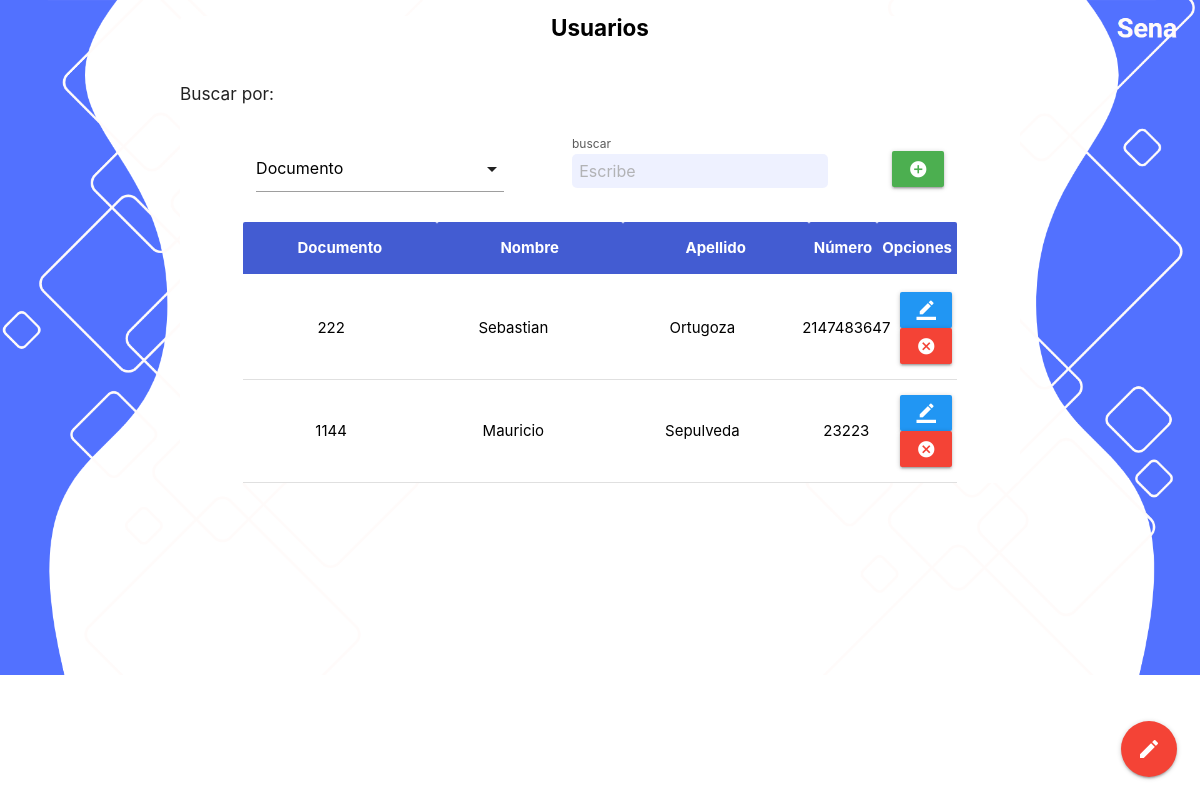
The page /WALLIE_V1.0/Usuarios/View/listarUsuario.php on the database its author committed.
### tables this page shows
CREATE TABLE `usuario` (
  `Usu_Id` int(11) NOT NULL,
  `Usu_Nombre` varchar(15) DEFAULT NULL,
  `Usu_Apellido` varchar(255) DEFAULT NULL,
  `Usu_Correo` varchar(60) DEFAULT NULL,
  `Usu_Telefono` int(11) DEFAULT NULL,
  `Usu_Contraseña` varchar(60) DEFAULT NULL,
  `Usu_Imagen` int(11) DEFAULT NULL,
  `Rol_Cod` int(11) DEFAULT NULL,
  PRIMARY KEY (`Usu_Id`),
  KEY `Rol_Cod` (`Rol_Cod`)
);

### WALLIE_V1.0/Model/CRUD_Conexion.php (called while the page is built, shortened)
<?php
    class classCRUD{
        private $connection;
        function __construct() {
            $this->connection = new connectionDB();
        }
        function selectBD($tabla,$campo,$condicion){
            $dato="*";
            $mysqli = $this->connection->getConnect();
            if ($campo != null) {
              $select = "SELECT ".$dato." FROM ".$tabla." WHERE ".$campo." LIKE '%".$condicion."%';";
              $resultado = $mysqli->query($select);
            } else {
              $select = "SELECT ".$dato." FROM ".$tabla.";";
              $resultado = $mysqli->query($select);
            }
            $dato = array();
            if ($resultado->num_rows > 0) {
                while($fila = $resultado->fetch_assoc()) {
                    $dato[] = $fila;
                }
            }
            return $dato;
        }
    }
?>

### WALLIE_V1.0/Usuarios/Controller/controllerUsuarios.php (called while the page is built, shortened)
<?php
    include("../../Model/CRUD_Conexion.php");
    $tabla_nom="Usuario";
    if (isset($_POST['btn_buscar'])) {
        $campo = $_POST["opciones"];
        $condicion = $_POST["condicion"];
        $listar_Usuarios = new classCRUD();
        $dato=$listar_Usuarios->selectBD($tabla_nom,$campo,$condicion);
        include "../View/selectUsuario.php";
    }else{
        $campo = $_POST["opciones"]??null;
        $condicion = $_POST["condicion"]??null;
        $listar_Usuarios = new classCRUD();
        $dato = $listar_Usuarios->selectBD($tabla_nom,$campo,$condicion);
    }
?>

### WALLIE_V1.0/Usuarios/View/selectUsuario.php (the view, shortened to what this page needs)
<!DOCTYPE html>
<html lang="en">
<head>
</head>
<body>
    <table class="highlight tabla">
        <tbody>
            <?php
                foreach ($dato as $valor) {
                    ?>
                      <tr>
                          <td class="center"><?php echo $valor["Usu_Id"];?></td>
                          <td class="center"><?php echo $valor["Usu_Nombre"];?></td>
                          <td class="center"><?php echo $valor["Usu_Apellido"];?></td>
                          <td class="center"><?php echo $valor["Usu_Telefono"];?></td>
                          <td>
                              <div class="center">
                                  <a class="modal-trigger btn blue tooltipped" data-position="top" data-tooltip="Editar" href="#modalCrudUsuario" onclick="editarUsuario('editar','<?php echo $valor['Usu_Id']?>','Usu_Id')"><i class="material-icons">border_color</i></a>
                                  <a class="modal-trigger btn red tooltipped" data-position="top" data-tooltip="Eliminar" href="#modalCrudUsuario" onclick="eliminarUsuario('eliminar','<?php echo $valor['Usu_Id']?>','Usu_Id')"><i class="material-icons">cancel</i></a>
                              </div>
                          </td>
                      </tr>
                    <?php
                }
            ?>
        </tbody>
    </table>
</body>
</html>

### WALLIE_V1.0/CSS/listarRol.css (style rules this page uses)
* { margin: 0; padding: 0; box-sizing: border-box; text-decoration: none; outline: none; scroll-behavior: smooth; }
body { background-image: url(../img/fondoNuevo.png); background-repeat: no-repeat; background-size: cover; }
html { overflow-x: hidden; overflow-y: hidden; }
td { width: 33.3%; }
.tabla tbody { background-color: #ffffff; color: rgb(0, 0, 0); }

### rows shown on the page
usuario: Usu_Id "222", Usu_Nombre "Sebastian", Usu_Apellido "Ortugoza", Usu_Telefono "2147483647"
usuario: Usu_Id "1144", Usu_Nombre "Mauricio", Usu_Apellido "Sepulveda", Usu_Telefono "23223"
